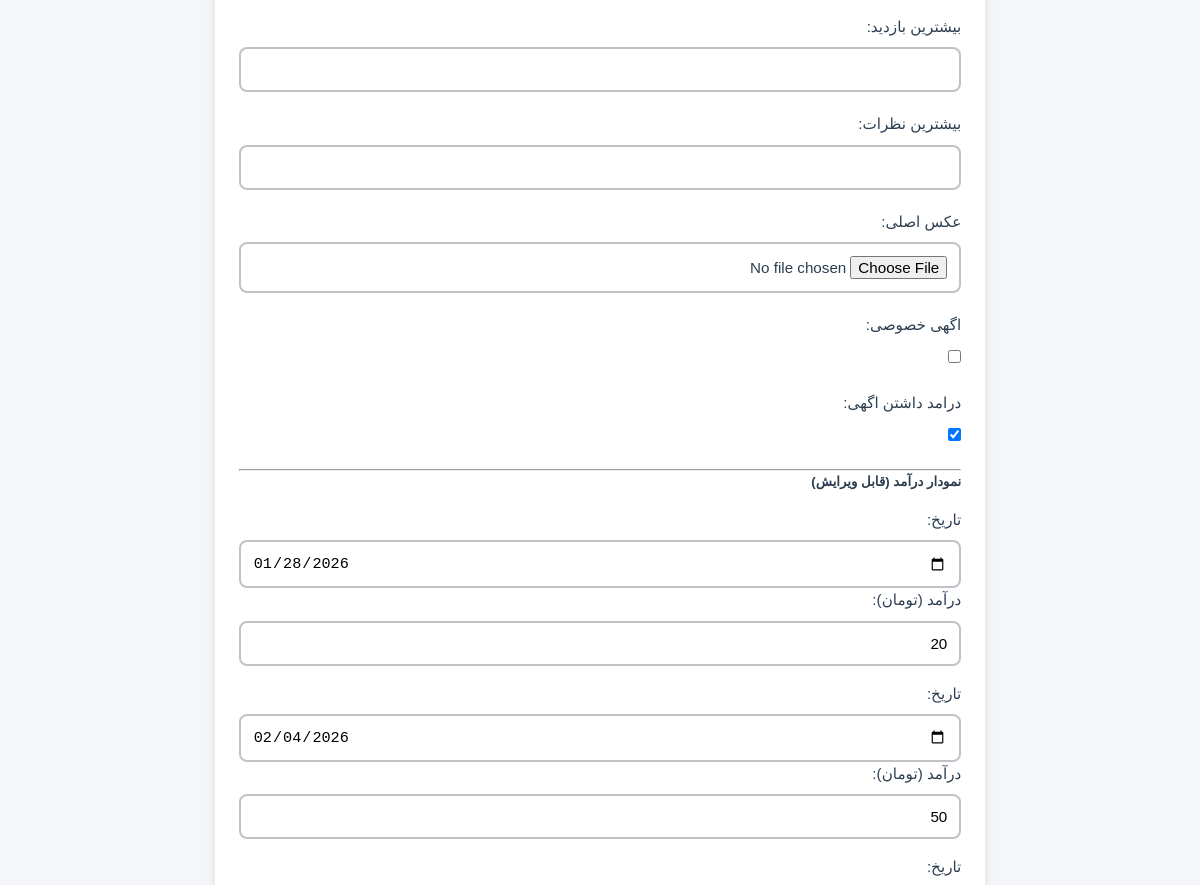
The page /listings/7/edit/ (signed in, middle part) on the database as committed earlier.
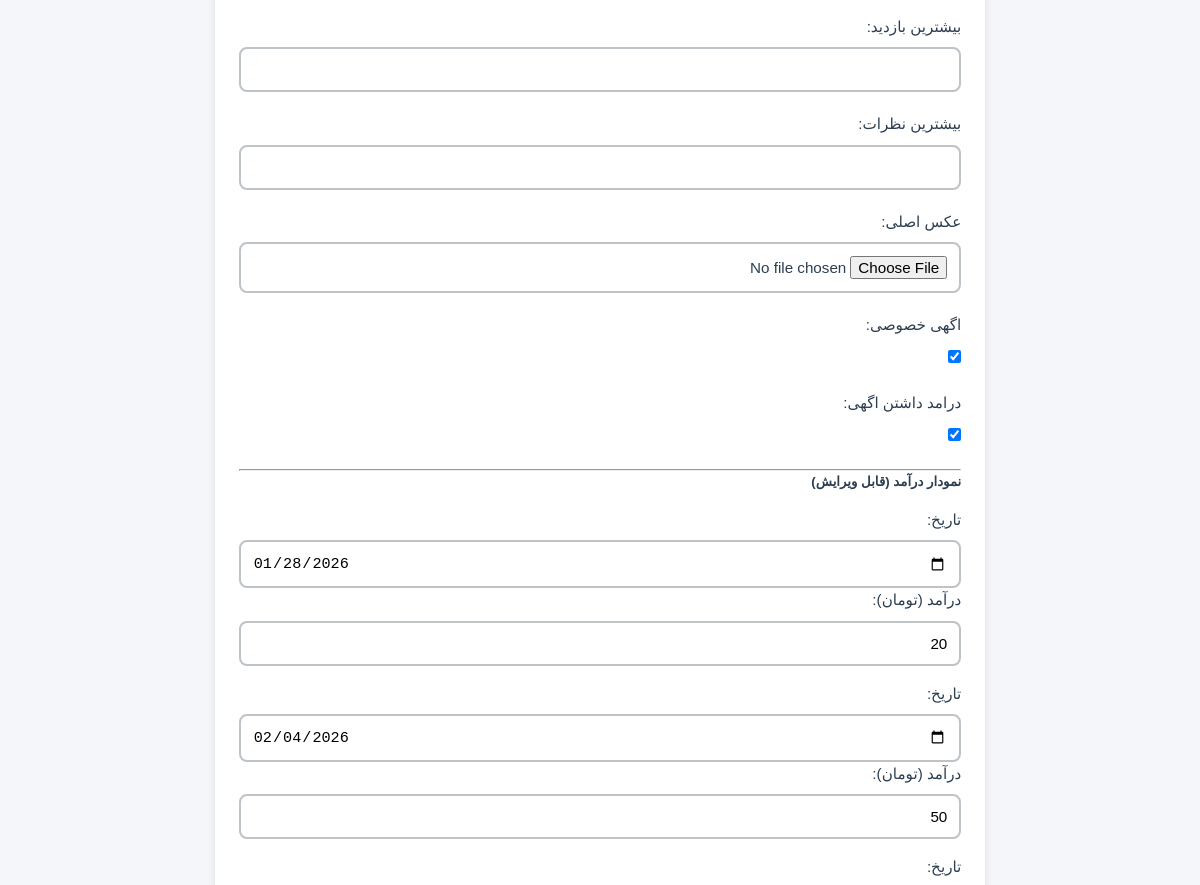
The same page on the database as committed later.
### listings/models.py (models this page shows, shortened)
class Listing(models.Model):
    STATUS_CHOICES = [
        ('pending', 'در انتظار تایید'),
        ('active', 'فعال'),
        ('sold', 'فروخته شده'),
        ('rejected', 'رد شده'),
        ('deleted', 'حذف شده'),
    ]
    """LEVEL_CHOICES = [
        ('beginner', 'مبتدی'),
        ('intermediate', 'متوسط'),
        ('advanced', 'پیشرفته'),
        ('professional', 'حرفه‌ای'),
    ] """
    seller = models.ForeignKey(settings.AUTH_USER_MODEL, on_delete=models.CASCADE, related_name='listings')
    category = models.ForeignKey(Category, on_delete=models.SET_NULL, null=True)
    title = models.CharField(max_length=200)
    description = models.TextField()
    location = models.TextField(max_length=200, null=True, blank=True)
    price = models.DecimalField(max_digits=12, decimal_places=0)
    discount_price = models.DecimalField(max_digits=12, decimal_places=0, null=True, blank=True)
    """ level = models.CharField(max_length=20, choices=LEVEL_CHOICES, default='beginner', verbose_name='سطح') """
    platform_url = models.URLField()
    followers_count = models.IntegerField(default=0)
    monthly_income = models.DecimalField(null=True, blank=True, max_digits=12, decimal_places=0)
    platform_age = models.IntegerField(default=0)
    most_like = models.IntegerField(null=True, blank=True)
    most_view = models.IntegerField(null=True, blank=True)
    most_comment = models.IntegerField(null=True, blank=True)
    main_image = models.ImageField(upload_to='listings/images/')
    is_preferment = models.BooleanField(default=False, verbose_name='آگهی ارتقا یافته')
    is_income = models.BooleanField(default=True, verbose_name='اگهی به درامد رسیده')
    is_verified = models.BooleanField(default=False, verbose_name='اطلاعات مورد تایید است')
    is_private = models.BooleanField(default=False, verbose_name='آگهی خصوصی')
    status = models.CharField(max_length=20, choices=STATUS_CHOICES, default='pending')
    rejection_reason = models.TextField(blank=True, null=True, verbose_name='دلیل رد')
    views_count = models.IntegerField(default=0)
    created_at = models.DateTimeField(auto_now_add=True)
    updated_at = models.DateTimeField(auto_now=True)
    class Meta:
        ordering = ['-created_at']

### listings/views.py (the view)
# urls.py: path('<int:pk>/edit/', views.listing_edit, name='listing_edit'),
@login_required
def listing_edit(request, pk):
    listing = get_object_or_404(Listing, pk=pk, seller=request.user)
    if request.method == 'POST':
        form = ListingForm(request.POST, request.FILES, instance=listing)
        income_proof_formset = IncomeProofFormSet(request.POST, request.FILES, instance=listing)
        income_data_formset = IncomeDataPointFormSet(request.POST, instance=listing)
        views_data_formset = ViewsDataPointFormSet(request.POST, instance=listing)
        if (form.is_valid() and income_proof_formset.is_valid() and
            income_data_formset.is_valid() and views_data_formset.is_valid()):
            form.save()
            income_proof_formset.save()
            income_data_formset.save()
            views_data_formset.save()
            messages.success(request, 'آگهی با موفقیت ویرایش شد.')
            return redirect('listings:listing_detail', pk=listing.pk)
    else:
        form = ListingForm(instance=listing)
        income_proof_formset = IncomeProofFormSet(instance=listing)
        income_data_formset = IncomeDataPointFormSet(instance=listing)
        views_data_formset = ViewsDataPointFormSet(instance=listing)
    return render(request, 'listings/listing_edit.html', {
        'form': form,
        'income_proof_formset': income_proof_formset,
        'income_data_formset': income_data_formset,
        'views_data_formset': views_data_formset,
        'listing': listing
    })

### listings/models.py (called while the page is built)
    def __str__(self):
        return f"{self.name} ({self.get_platform_display()})"

### templates/listings/listing_edit.html (shortened to what this page needs)
{% extends 'base.html' %}
{% block content %}
<div class="row justify-content-center">
    <div class="col-md-8">
        <div class="card">
            <div class="card-body">
                <form method="post" enctype="multipart/form-data">
                    {{ form.as_p }}
                    <hr class="my-4">
                    <h5 class="mb-3">نمودار درآمد (قابل ویرایش)</h5>
                    {% for form in income_data_formset %}
                    <div class="border p-3 mb-3 rounded bg-light">
                        {{ form.date.label_tag }} {{ form.date }}<br>
                        {{ form.income.label_tag }} {{ form.income }}
                    </div>
                    {% endfor %}
                </form>
            </div>
        </div>
    </div>
</div>
{% endblock %}

Rows that differ between the two databases and show on the page:
changed Listing: is_private "☐" → "☑"
